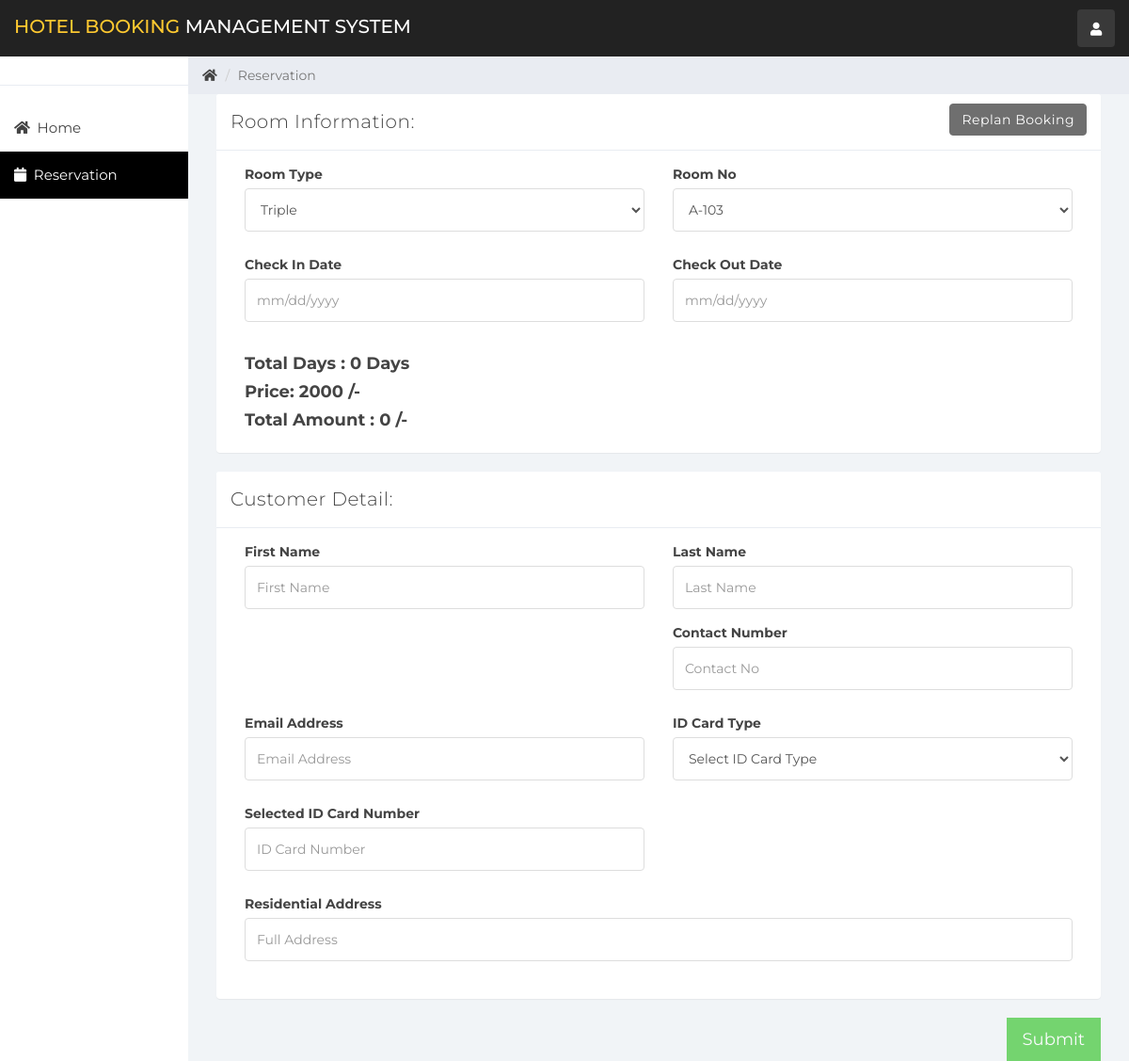
The app's page /client/book/index.php?reservation&room_id=3&room_type_id=3 with its own data.
### tables this page shows
CREATE TABLE `room` (
  `room_id` int(10) NOT NULL,
  `room_type_id` int(10) NOT NULL,
  `room_no` varchar(10) NOT NULL,
  `status` tinyint(1) DEFAULT NULL,
  `check_in_status` tinyint(1) NOT NULL,
  `check_out_status` tinyint(1) NOT NULL,
  `deleteStatus` tinyint(1) DEFAULT 0
);

CREATE TABLE `room_type` (
  `room_type_id` int(10) NOT NULL,
  `room_type` varchar(100) NOT NULL,
  `price` int(10) NOT NULL,
  `max_person` int(10) NOT NULL
);

### client/book/reservation.php (the view, shortened to what this page needs)
<?php
if (isset($_GET['room_id'])) {
    $get_room_id = $_GET['room_id'];
    $get_room_sql = "SELECT * FROM room NATURAL JOIN room_type WHERE room_id = '$get_room_id'";
    $get_room_result = mysqli_query($connection, $get_room_sql);
    $get_room = mysqli_fetch_assoc($get_room_result);
    $get_room_type_id = $get_room['room_type_id'];
    $get_room_type = $get_room['room_type'];
    $get_room_no = $get_room['room_no'];
    $get_room_price = $get_room['price'];
}
?>
<div class="col-sm-9 col-sm-offset-3 col-lg-10 col-lg-offset-2 main">
    <div class="row">
        <ol class="breadcrumb">
            <li><a href="#">
                    <em class="fa fa-home"></em>
                </a></li>
            <li class="active">Reservation</li>
        </ol>
    </div>
    <div class="row">
        <div class="col-lg-12">
            <form role="form" id="booking" data-toggle="validator">
                <div class="col-lg-12">
                    <?php
                    if (isset($_GET['room_id'])) { ?>
                        <div class="panel panel-default">
                            <div class="panel-heading">Room Information:
                                <a class="btn btn-secondary pull-right" href="index.php?room_mang">Replan Booking</a>
                            </div>
                            <div class="panel-body">
                                <div class="form-group col-lg-6">
                                    <label>Room Type</label>
                                    <select class="form-control" id="room_type" data-error="Select Room Type" required>
                                        <option selected value="<?php echo $get_room_type_id; ?>"><?php echo $get_room_type; ?></option>
                                    </select>
                                </div>
                                <div class="form-group col-lg-6">
                                    <label>Room No</label>
                                    <select class="form-control" id="room_no" onchange="fetch_price(this.value)" required data-error="Select Room No">
                                        <option selected value="<?php echo $get_room_id; ?>"><?php echo $get_room_no; ?></option>
                                    </select>
                                </div>
                                <div class="form-group col-lg-6">
                                    <label>Check In Date</label>
                                    <input type="text" class="form-control" placeholder="mm/dd/yyyy" id="check_in_date" data-error="Select Check In Date" required>
                                </div>
                                <div class="form-group col-lg-6">
                                    <label>Check Out Date</label>
                                    <input type="text" class="form-control" placeholder="mm/dd/yyyy" id="check_out_date" data-error="Select Check Out Date" required>
                                </div>
                                <div class="col-lg-12">
                                    <h4 style="font-weight: bold">Total Days : <span id="staying_day">0</span> Days</h4>
                                    <h4 style="font-weight: bold">Price: <span id="price"><?php echo $get_room_price; ?></span> /-</h4>
                                    <h4 style="font-weight: bold">Total Amount : <span id="total_price">0</span> /-</h4>
                                </div>
                            </div>
                        </div>
                    <?php }
                    ?>
                    <div class="panel panel-default">
                        <div class="panel-heading">Customer Detail:</div>
                        <div class="panel-body">
                            <div class="form-group col-lg-6">
                                <label>First Name</label>
                                <input class="form-control" placeholder="First Name" id="first_name" data-error="Enter First Name" required>
                            </div>
                            <div class="form-group col-lg-6">
                                <label>Last Name</label>
                                <input class="form-control" placeholder="Last Name" id="last_name">
                            </div>
                            <div class="form-group col-lg-6">
                                <label>Contact Number</label>
                                <input type="number" class="form-control" data-error="Enter Min 10 Digit" data-minlength="10" placeholder="Contact No" id="contact_no" required>
                            </div>
                            <div class="form-group col-lg-6">
                                <label>Email Address</label>
                                <input type="email" class="form-control" placeholder="Email Address" id="email" data-error="Enter Valid Email Address" required>
                            </div>
                            <div class="form-group col-lg-6">
                                <label>ID Card Type</label>
                                <select class="form-control" id="id_card_id" data-error="Select ID Card Type" required onchange="validId(this.value);">
                                    <option selected disabled>Select ID Card Type</option>
                                </select>
                            </div>
                            <div class="form-group col-lg-6">
                                <label>Selected ID Card Number</label>
                                <input type="text" class="form-control" placeholder="ID Card Number" id="id_card_no" data-error="Enter Valid ID Card No" required>
                            </div>
                            <div class="form-group col-lg-12">
                                <label>Residential Address</label>
                                <input type="text" class="form-control" placeholder="Full Address" id="address" required>
                            </div>
                        </div>
                    </div>
                    <button name="booking" type="submit" class="btn btn-lg btn-success pull-right" style="border-radius:0%">Submit</button>
                </div>
            </form>
        </div>
    </div>
</div>

### client/book/css/styles.css (style rules this page uses)
body { background: #f1f4f7; padding-top: 60px; font-size: 14px; color: #444444; font-family: "Montserrat", "Helvetica Neue", Helvetica, Arial, sans-serif; }
a, a:hover, a:focus { color: #444444; }
h1, h2, h3, h4, h5, h6 { color: #444444; }
h3, h4 { font-weight: 300; }
input.form-control { border: 1px solid #ddd; box-shadow: none; height: 46px; }
select.form-control { border: 1px solid #ddd; box-shadow: none; height: 46px; }
.btn-secondary, .btn-secondary:hover, .btn-secondary:focus, .btn-secondary:active, .btn-secondary.active, .open > .dropdown-toggle.btn-secondary, .btn-secondary.disabled, .btn-secondary[disabled], fieldset[disabled] .btn-secondary, .btn-secondary.disabled:hover, .btn-secondary[disabled]:hover, fieldset[disabled] .btn-secondary:hover, .btn-secondary.disabled:focus, .btn-secondary[disabled]:focus, fieldset[disabled] .btn-secondary:focus, .btn-secondary.disabled:active, .btn-secondary[disabled]:active, fieldset[disabled] .btn-secondary:active, .btn-secondary.disabled.active, .btn-secondary[disabled].active, fieldset[disabled] .btn-secondary.active { background-color: #6f6f6f; border-color: #6f6f6f; color: white; }
.btn-success, .btn-success:hover, .btn-success:focus, .btn-success:active, .btn-success.active, .open > .dropdown-toggle.btn-success, .btn-success.disabled, .btn-success[disabled], fieldset[disabled] .btn-success, .btn-success.disabled:hover, .btn-success[disabled]:hover, fieldset[disabled] .btn-success:hover, .btn-success.disabled:focus, .btn-success[disabled]:focus, fieldset[disabled] .btn-success:focus, .btn-success.disabled:active, .btn-success[disabled]:active, fieldset[disabled] .btn-success:active, .btn-success.disabled.active, .btn-success[disabled].active, fieldset[disabled] .btn-success.active { background-color: #32c328; border-color: #32c328; }
.panel { border: 0; }
.panel-heading { font-size: 20px; font-weight: 300; letter-spacing: 0.025em; height: 60px; line-height: 38px; }
.panel-default .panel-heading { background: #fff; border-bottom: 1px solid #e9ecf2; color: #444444; }
.breadcrumb { border-radius: 0; padding: 10px 15px 10px 15px; background: #e9ecf2; margin: 0; }

### records on screen
room: room_type.room_type "Triple", room_no "A-103", room_type.price "2000"
